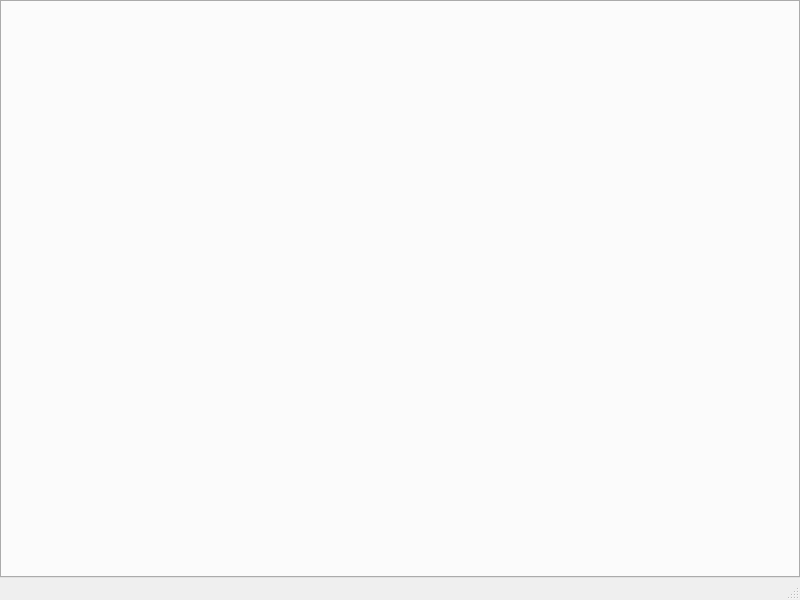
<?xml version="1.0" encoding="UTF-8"?>
<ui version="4.0">
 <class>MainWindow</class>
 <widget class="QMainWindow" name="MainWindow">
  <property name="geometry">
   <rect>
    <x>0</x>
    <y>0</y>
    <width>800</width>
    <height>600</height>
   </rect>
  </property>
  <property name="windowTitle">
   <string>MCHS Media analysis</string>
  </property>
  <widget class="QWidget" name="centralwidget">
   <layout class="QVBoxLayout" name="verticalLayout">
    <property name="leftMargin">
     <number>0</number>
    </property>
    <property name="topMargin">
     <number>0</number>
    </property>
    <property name="rightMargin">
     <number>0</number>
    </property>
    <property name="bottomMargin">
     <number>0</number>
    </property>
    <item>
     <widget class="QTabWidget" name="tabWidget">
      <property name="tabsClosable">
       <bool>true</bool>
      </property>
      <property name="movable">
       <bool>true</bool>
      </property>
     </widget>
    </item>
   </layout>
  </widget>
  <widget class="QMenuBar" name="menubar">
   <property name="geometry">
    <rect>
     <x>0</x>
     <y>0</y>
     <width>800</width>
     <height>26</height>
    </rect>
   </property>
  </widget>
  <widget class="QStatusBar" name="statusbar"/>
 </widget>
 <resources/>
 <connections/>
</ui>
